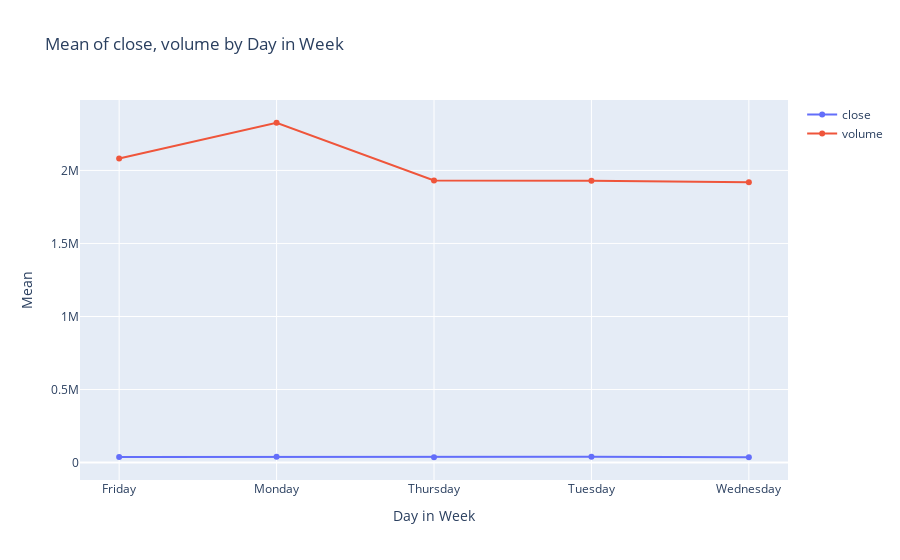
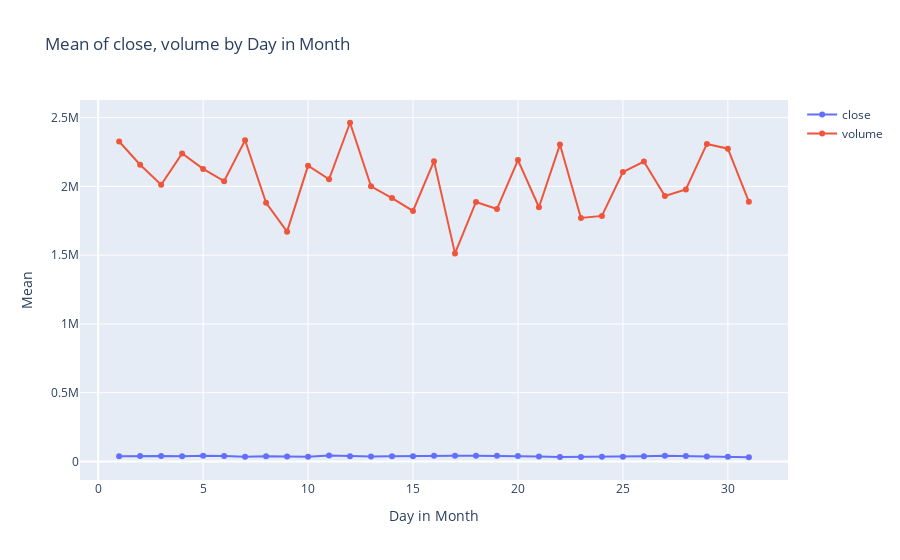
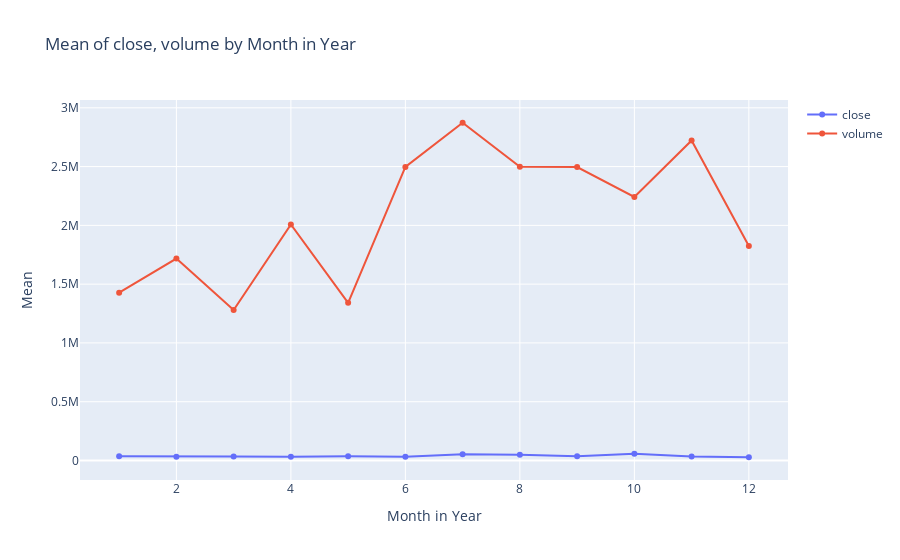

Write notebook code for charts like these, in order.
### Code cell
all_customers.plot_mean_day_month_week(None)

### Figure 1 — Plotly figure (JSON) as saved in the notebook; plotly's stock layout.template omitted (floating-point values rounded to 4 significant figures)
{"data": [{"mode": "lines+markers", "name": "close", "type": "scatter", "x": ["Friday", "Monday", "Thursday", "Tuesday", "Wednesday"], "y": [37310.0, 39180.0, 36360.0, 39190.0, 36600.0]}, {"mode": "lines+markers", "name": "volume", "type": "scatter", "x": ["Friday", "Monday", "Thursday", "Tuesday", "Wednesday"], "y": [2081000.0, 2326000.0, 1931000.0, 1929000.0, 1919000.0]}], "layout": {"title": {"text": "Mean of close, volume by Day in Week"}, "xaxis": {"title": {"text": "Day in Week"}}, "yaxis": {"title": {"text": "Mean"}}}}

### Figure 2 — Plotly figure (JSON) as saved in the notebook; plotly's stock layout.template omitted (floating-point values rounded to 4 significant figures)
{"data": [{"mode": "lines+markers", "name": "close", "type": "scatter", "x": [1, 2, 3, 4, 5, 6, 7, 8, 9, 10, 11, 12, 13, 14, 15, 16, 17, 18, 19, 20, 21, 22, 23, 24, 25, 26, 27, 28, 29, 30, 31], "y": [37280.0, 40040.0, 40160.0, 37600.0, 41852, 39720.0, 34190.0, 37220.0, 35750.0, 35110.0, 43380.0, 38740.0, 36980.0, 37800.0, 37450.0, 41450.0, 41750.0, 42065, 41260.0, 39290.0, 36610.0, 32120.0, 32417, 34200.0, 34370.0, 37761, 40880.0, 39370.0, 36020.0, 33640.0, 30690.0]}, {"mode": "lines+markers", "name": "volume", "type": "scatter", "x": [1, 2, 3, 4, 5, 6, 7, 8, 9, 10, 11, 12, 13, 14, 15, 16, 17, 18, 19, 20, 21, 22, 23, 24, 25, 26, 27, 28, 29, 30, 31], "y": [2326000.0, 2157000.0, 2012000.0, 2239980, 2127350, 2038000.0, 2336000.0, 1880000.0, 1671000.0, 2151000.0, 2052000.0, 2463000.0, 2001000.0, 1915000.0, 1822000.0, 2184000.0, 1513000.0, 1887000.0, 1835000.0, 2191720, 1848000.0, 2304000.0, 1770000.0, 1785535, 2104000.0, 2180785, 1931000.0, 1978000.0, 2308895, 2274000.0, 1889000.0]}], "layout": {"title": {"text": "Mean of close, volume by Day in Month"}, "xaxis": {"title": {"text": "Day in Month"}}, "yaxis": {"title": {"text": "Mean"}}}}

### Figure 3 — Plotly figure (JSON) as saved in the notebook; plotly's stock layout.template omitted (floating-point values rounded to 4 significant figures)
{"data": [{"mode": "lines+markers", "name": "close", "type": "scatter", "x": [1, 2, 3, 4, 5, 6, 7, 8, 9, 10, 11, 12], "y": [37140.0, 32740.0, 33420.0, 31430.0, 35470.0, 31820.0, 53210.0, 48590.0, 37060.0, 56700.0, 33780.0, 27674]}, {"mode": "lines+markers", "name": "volume", "type": "scatter", "x": [1, 2, 3, 4, 5, 6, 7, 8, 9, 10, 11, 12], "y": [1427000.0, 1718000.0, 1281000.0, 2008000.0, 1341000.0, 2497000.0, 2872740, 2498000.0, 2496000.0, 2241000.0, 2722000.0, 1825000.0]}], "layout": {"title": {"text": "Mean of close, volume by Month in Year"}, "xaxis": {"title": {"text": "Month in Year"}}, "yaxis": {"title": {"text": "Mean"}}}}
